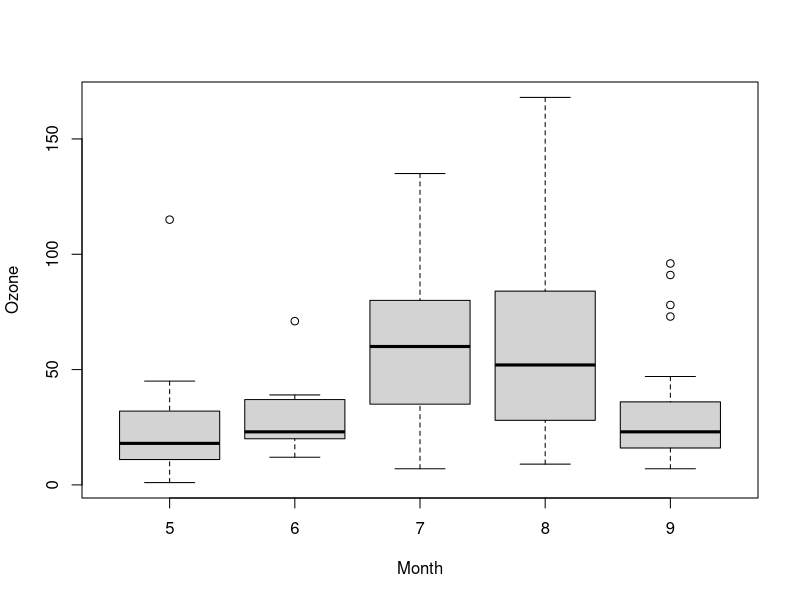
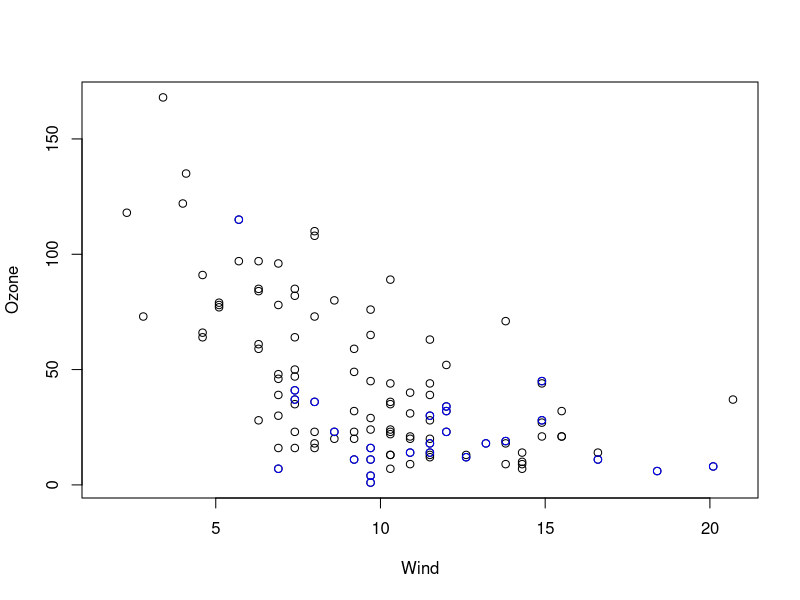
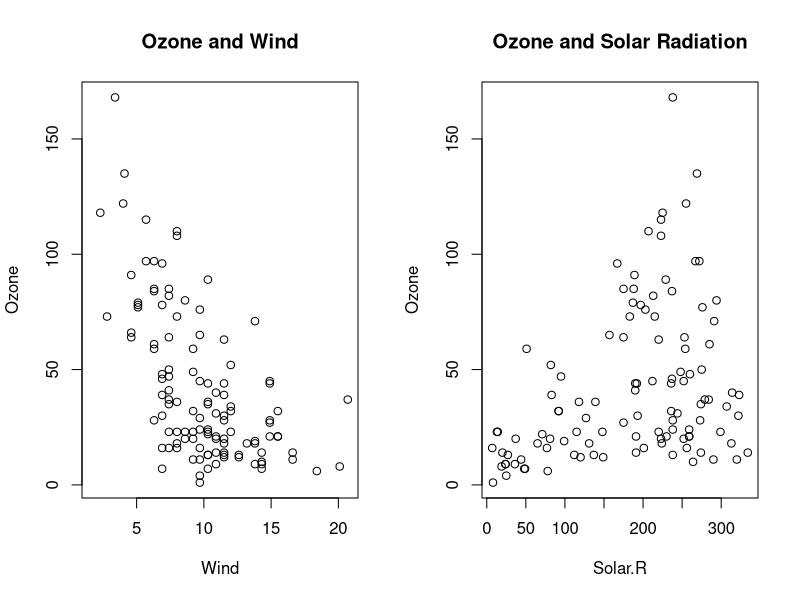

The R source for these figures, in order:

# boxplot -----------------------------------------------------------------
airquality <- transform(airquality,Month =factor(Month))
with(airquality, boxplot(Ozone ~ Month), ylab="Ozone (ppb)")

# Scatterplot -------------------------------------------------------------
with(airquality,plot(Wind,Ozone))

#Subsetting 
with(subset(airquality,Month == 5),
    points(Wind,Ozone,col ="blue"))


# Multiple base plots -----------------------------------------------------
par(mfrow =c(1,2))
with(airquality, {plot(Wind,Ozone, main="Ozone and Wind")
        plot(Solar.R,Ozone, main ="Ozone and Solar Radiation")
        
})


